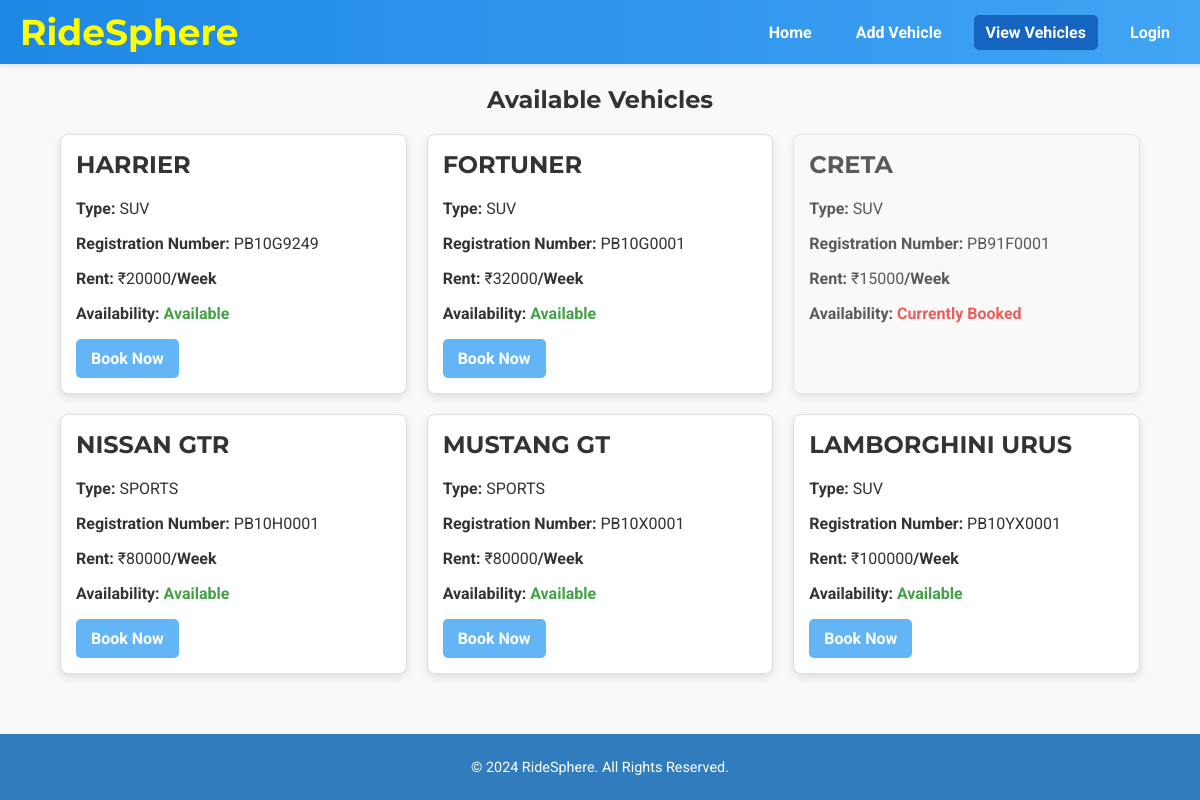
Page /vehicles on the committed database.
### app.py (models this page shows)
class Vehicle(db.Model):
    id = db.Column(db.Integer, primary_key=True)
    name = db.Column(db.String(150), nullable=False)
    type = db.Column(db.String(100), nullable=False)
    registration = db.Column(db.String(100), unique=True, nullable=False)
    rent = db.Column(db.Integer, nullable=False, default=0)
    available = db.Column(db.Boolean, default=True)
    bookings = db.relationship('Booking', backref='vehicle', lazy=True)
    reviews = db.relationship('Review', backref='vehicle', lazy=True)

### app.py (the view)
@app.route("/vehicles")
def vehicles():
    vehicles = Vehicle.query.all()
    return render_template("vehicles.html", vehicles=vehicles)

### templates/vehicles.html (shortened to what this page needs)
<!DOCTYPE html>
<html lang="en">
<head>
    <link rel="stylesheet" href="{{ url_for('static', filename='style.css') }}">
</head>
<body>
    <header class="navbar">
        <div class="logo">
            <h1><a href="{{ url_for('home') }}">RideSphere</a></h1>
        </div>
        <nav class="nav-links">
            <ul>
                <li><a href="{{ url_for('home') }}">Home</a></li>
                <li><a href="{{ url_for('add_vehicle') }}">Add Vehicle</a></li>
                <li><a href="{{ url_for('vehicles') }}" class="active">View Vehicles</a></li>
                {% if 'user_id' in session %}
                    <li><a href="{{ url_for('my_bookings') }}">My Bookings</a></li>
                    <li><a href="{{ url_for('logout') }}">Logout</a></li>
                {% else %}
                    <li><a href="{{ url_for('login') }}">Login</a></li>
                {% endif %}
            </ul>
        </nav>
    </header>
    <section class="container">
        <h1>Available Vehicles</h1>
        <div class="vehicle-grid">
            {% for vehicle in vehicles %}
            <div class="vehicle-card {% if not vehicle.available %}booked{% endif %}">
                <h2>{{ vehicle.name }}</h2>
                <p><strong>Type:</strong> {{ vehicle.type }}</p>
                <p><strong>Registration Number:</strong> {{ vehicle.registration }}</p>
                <p><strong>Rent:</strong> ₹{{ vehicle.rent }}<strong>/Week</strong></p>
                <p><strong>Availability:</strong> <span class="{{ 'status-available' if vehicle.available else 'status-booked' }}">{{ 'Available' if vehicle.available else 'Currently Booked' }}</span></p>
                <div class="card-actions">
                    {% if vehicle.available %}
                    <a href="{{ url_for('book', vehicle_id=vehicle.id) }}" class="btn">Book Now</a>
                    {% endif %}
                </div>
            </div>
            {% endfor %}
        </div>
    </section>
    <footer class="sticky-footer">
        <div class="footer-content">
            <p>&copy; 2024 RideSphere. All Rights Reserved.</p>
        </div>
    </footer>
</body>
</html>

### static/style.css (style rules this page uses)
body { margin: 0; font-family: 'Roboto', sans-serif; background-color: #f9f9f9; color: #333; overflow-x: hidden; scroll-behavior: smooth; }
h1, h2 { font-family: 'Montserrat', sans-serif; }
a { text-decoration: none; color: inherit; }
.container { width: 90%; max-width: 1200px; margin: 20px auto; }
h1 { text-align: center; color: #333; }
.navbar .logo h1 { margin: 0; font-size: 1.5rem; }
.navbar .logo a { color: white; text-decoration: none; }
.nav-links ul { list-style: none; padding: 0; margin: 0; display: flex; flex-wrap: wrap; }
.nav-links li { margin: 0 10px; }
.nav-links a { color: white; font-weight: bold; padding: 8px 12px; border-radius: 5px; transition: background-color 0.3s ease; white-space: nowrap; }
.nav-links a:hover, .nav-links a.active { background-color: #1565c0; }
.vehicle-grid { display: grid; grid-template-columns: repeat(auto-fit, minmax(300px, 1fr)); gap: 20px; margin: 20px auto; }
.vehicle-card { background: white; border: 1px solid #ddd; border-radius: 8px; padding: 15px; box-shadow: 0 4px 8px rgba(0, 0, 0, 0.1); transition: transform 0.3s ease, box-shadow 0.3s ease; }
.vehicle-card h2 { margin-top: 0; }
.vehicle-card.booked { background-color: #f9f9f9; opacity: 0.8; }
.card-actions { display: flex; justify-content: space-between; margin-top: 10px; }
.status-available { color: #43a047; font-weight: bold; }
.status-booked { color: #e53935; font-weight: bold; }
.btn { background-color: #64b5f6; color: white; padding: 10px 15px; border: none; border-radius: 5px; font-weight: bold; text-decoration: none; cursor: pointer; transition: background-color 0.3s ease, transform 0.3s ease; }
footer { background-color: #1e88e5; color: white; text-align: center; padding: 10px 0; margin-top: 30px; }
.footer-content { font-size: 0.9rem; }
.sticky-footer { position: fixed; bottom: 0; left: 0; width: 100%; background-color: #1e88e5; color: white; text-align: center; padding: 10px 0; }
.navbar { background: linear-gradient(90deg, #1e88e5, #42a5f5); color: white; padding: 10px 20px; display: flex; justify-content: space-between; align-items: center; box-shadow: 0 2px 5px rgba(0, 0, 0, 0.1); position: fixed; top: 0; width: 100%; z-index: 1000; animation: slideDown 0.5s ease-in-out; }
body { padding-top:65px; }
.sticky-footer { position: fixed; bottom: 0; left: 0; width: 100%; background-color: #307cbd; color: white; text-align: center; padding: 10px 0; }
.nav-links li:last-child a { padding-right: 40px; }
.navbar .logo h1 a { color: yellow; font-size: 2.25rem; }

### rows in the picture
Vehicle: name "HARRIER", type "SUV", registration "PB10G9249", rent "20000", available "Available"
Vehicle: name "FORTUNER", type "SUV", registration "PB10G0001", rent "32000", available "Available"
Vehicle: name "CRETA", type "SUV", registration "PB91F0001", rent "15000", available "Currently Booked"
Vehicle: name "NISSAN GTR", type "SPORTS", registration "PB10H0001", rent "80000", available "Available"
Vehicle: name "MUSTANG GT", type "SPORTS", registration "PB10X0001", rent "80000", available "Available"
Vehicle: name "LAMBORGHINI URUS", type "SUV", registration "PB10YX0001", rent "100000", available "Available"
